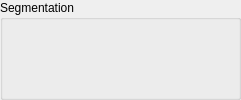
       <widget class="QGroupBox" name="Segmentation_groupBox">
        <property name="sizePolicy">
         <sizepolicy hsizetype="Fixed" vsizetype="Fixed">
          <horstretch>0</horstretch>
          <verstretch>0</verstretch>
         </sizepolicy>
        </property>
        <property name="title">
         <string>Segmentation</string>
        </property>
        <layout class="QHBoxLayout" name="horizontalLayout_4">
         <item>
          <spacer name="horizontalSpacer_14">
           <property name="orientation">
            <enum>Qt::Horizontal</enum>
           </property>
           <property name="sizeHint" stdset="0">
            <size>
             <width>26</width>
             <height>20</height>
            </size>
           </property>
          </spacer>
         </item>
         <item>
          <widget class="QPushButton" name="Segmentation_Multi_Otsu_Thresholding_button">
           <property name="enabled">
            <bool>false</bool>
           </property>
           <property name="sizePolicy">
            <sizepolicy hsizetype="Fixed" vsizetype="Fixed">
             <horstretch>0</horstretch>
             <verstretch>0</verstretch>
            </sizepolicy>
           </property>
           <property name="minimumSize">
            <size>
             <width>32</width>
             <height>32</height>
            </size>
           </property>
           <property name="maximumSize">
            <size>
             <width>32</width>
             <height>32</height>
            </size>
           </property>
           <property name="toolTip">
            <string>Multi Otsu Thresholding</string>
           </property>
           <property name="statusTip">
            <string>Multi Otsu Thresholding</string>
           </property>
           <property name="text">
            <string/>
           </property>
           <property name="icon">
            <iconset>
             <normaloff>Icons/1number_1_3080.png</normaloff>Icons/1number_1_3080.png</iconset>
           </property>
           <property name="iconSize">
            <size>
             <width>29</width>
             <height>29</height>
            </size>
           </property>
           <property name="flat">
            <bool>true</bool>
           </property>
          </widget>
         </item>
         <item>
          <spacer name="horizontalSpacer_15">
           <property name="orientation">
            <enum>Qt::Horizontal</enum>
           </property>
           <property name="sizeType">
            <enum>QSizePolicy::Expanding</enum>
           </property>
           <property name="sizeHint" stdset="0">
            <size>
             <width>27</width>
             <height>20</height>
            </size>
           </property>
          </spacer>
         </item>
         <item>
          <widget class="QPushButton" name="Segmentation_Chan_Vese_Segmentation_button">
           <property name="enabled">
            <bool>false</bool>
           </property>
           <property name="sizePolicy">
            <sizepolicy hsizetype="Fixed" vsizetype="Fixed">
             <horstretch>0</horstretch>
             <verstretch>0</verstretch>
            </sizepolicy>
           </property>
           <property name="minimumSize">
            <size>
             <width>32</width>
             <height>32</height>
            </size>
           </property>
           <property name="maximumSize">
            <size>
             <width>32</width>
             <height>32</height>
            </size>
           </property>
           <property name="toolTip">
            <string>Chan Vese Segmentation</string>
           </property>
           <property name="statusTip">
            <string>Chan Vese Segmentation</string>
           </property>
           <property name="text">
            <string/>
           </property>
           <property name="icon">
            <iconset>
             <normaloff>Icons/2number_2_3830.png</normaloff>Icons/2number_2_3830.png</iconset>
           </property>
           <property name="iconSize">
            <size>
             <width>29</width>
             <height>29</height>
            </size>
           </property>
           <property name="flat">
            <bool>true</bool>
           </property>
          </widget>
         </item>
         <item>
          <spacer name="horizontalSpacer_16">
           <property name="orientation">
            <enum>Qt::Horizontal</enum>
           </property>
           <property name="sizeType">
            <enum>QSizePolicy::Expanding</enum>
           </property>
           <property name="sizeHint" stdset="0">
            <size>
             <width>26</width>
             <height>20</height>
            </size>
           </property>
          </spacer>
         </item>
         <item>
          <widget class="QPushButton" name="Segmentation_Morphological_Snakes_button">
           <property name="enabled">
            <bool>false</bool>
           </property>
           <property name="sizePolicy">
            <sizepolicy hsizetype="Fixed" vsizetype="Fixed">
             <horstretch>0</horstretch>
             <verstretch>0</verstretch>
            </sizepolicy>
           </property>
           <property name="minimumSize">
            <size>
             <width>32</width>
             <height>32</height>
            </size>
           </property>
           <property name="maximumSize">
            <size>
             <width>32</width>
             <height>32</height>
            </size>
           </property>
           <property name="toolTip">
            <string>Morphological Snakes</string>
           </property>
           <property name="statusTip">
            <string>Morphological Snakes</string>
           </property>
           <property name="text">
            <string/>
           </property>
           <property name="icon">
            <iconset>
             <normaloff>Icons/3number_3_3078.png</normaloff>Icons/3number_3_3078.png</iconset>
           </property>
           <property name="iconSize">
            <size>
             <width>29</width>
             <height>29</height>
            </size>
           </property>
           <property name="flat">
            <bool>true</bool>
           </property>
          </widget>
         </item>
         <item>
          <spacer name="horizontalSpacer_17">
           <property name="orientation">
            <enum>Qt::Horizontal</enum>
           </property>
           <property name="sizeType">
            <enum>QSizePolicy::Expanding</enum>
           </property>
           <property name="sizeHint" stdset="0">
            <size>
             <width>26</width>
             <height>20</height>
            </size>
           </property>
          </spacer>
         </item>
        </layout>
       </widget>
